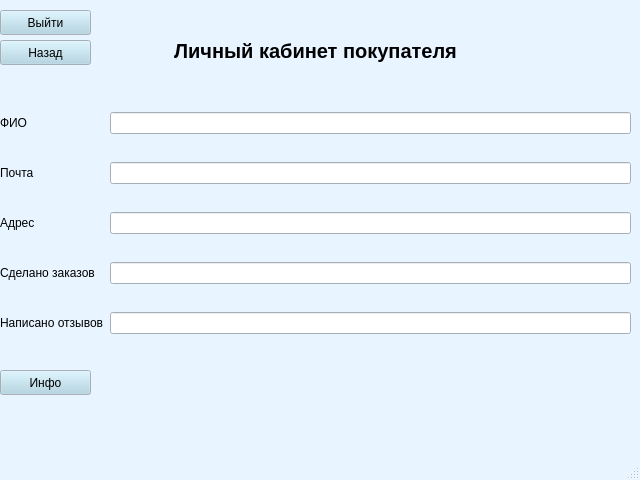
<?xml version="1.0" encoding="UTF-8"?>
<ui version="4.0">
 <class>MainWindow</class>
 <widget class="QMainWindow" name="MainWindow">
  <property name="geometry">
   <rect>
    <x>0</x>
    <y>0</y>
    <width>640</width>
    <height>480</height>
   </rect>
  </property>
  <property name="palette">
   <palette>
    <active>
     <colorrole role="WindowText">
      <brush brushstyle="SolidPattern">
       <color alpha="255">
        <red>0</red>
        <green>0</green>
        <blue>0</blue>
       </color>
      </brush>
     </colorrole>
     <colorrole role="Button">
      <brush brushstyle="SolidPattern">
       <color alpha="255">
        <red>169</red>
        <green>210</green>
        <blue>227</blue>
       </color>
      </brush>
     </colorrole>
     <colorrole role="Light">
      <brush brushstyle="SolidPattern">
       <color alpha="255">
        <red>255</red>
        <green>255</green>
        <blue>255</blue>
       </color>
      </brush>
     </colorrole>
     <colorrole role="Midlight">
      <brush brushstyle="SolidPattern">
       <color alpha="255">
        <red>238</red>
        <green>228</green>
        <blue>255</blue>
       </color>
      </brush>
     </colorrole>
     <colorrole role="Dark">
      <brush brushstyle="SolidPattern">
       <color alpha="255">
        <red>110</red>
        <green>101</green>
        <blue>127</blue>
       </color>
      </brush>
     </colorrole>
     <colorrole role="Mid">
      <brush brushstyle="SolidPattern">
       <color alpha="255">
        <red>147</red>
        <green>134</green>
        <blue>170</blue>
       </color>
      </brush>
     </colorrole>
     <colorrole role="Text">
      <brush brushstyle="SolidPattern">
       <color alpha="255">
        <red>0</red>
        <green>0</green>
        <blue>0</blue>
       </color>
      </brush>
     </colorrole>
     <colorrole role="BrightText">
      <brush brushstyle="SolidPattern">
       <color alpha="255">
        <red>255</red>
        <green>255</green>
        <blue>255</blue>
       </color>
      </brush>
     </colorrole>
     <colorrole role="ButtonText">
      <brush brushstyle="SolidPattern">
       <color alpha="255">
        <red>0</red>
        <green>0</green>
        <blue>0</blue>
       </color>
      </brush>
     </colorrole>
     <colorrole role="Base">
      <brush brushstyle="SolidPattern">
       <color alpha="255">
        <red>255</red>
        <green>255</green>
        <blue>255</blue>
       </color>
      </brush>
     </colorrole>
     <colorrole role="Window">
      <brush brushstyle="SolidPattern">
       <color alpha="255">
        <red>232</red>
        <green>244</green>
        <blue>255</blue>
       </color>
      </brush>
     </colorrole>
     <colorrole role="Shadow">
      <brush brushstyle="SolidPattern">
       <color alpha="255">
        <red>0</red>
        <green>0</green>
        <blue>0</blue>
       </color>
      </brush>
     </colorrole>
     <colorrole role="Highlight">
      <brush brushstyle="SolidPattern">
       <color alpha="255">
        <red>221</red>
        <green>202</green>
        <blue>255</blue>
       </color>
      </brush>
     </colorrole>
     <colorrole role="AlternateBase">
      <brush brushstyle="SolidPattern">
       <color alpha="255">
        <red>238</red>
        <green>228</green>
        <blue>255</blue>
       </color>
      </brush>
     </colorrole>
     <colorrole role="ToolTipBase">
      <brush brushstyle="SolidPattern">
       <color alpha="255">
        <red>255</red>
        <green>255</green>
        <blue>220</blue>
       </color>
      </brush>
     </colorrole>
     <colorrole role="ToolTipText">
      <brush brushstyle="SolidPattern">
       <color alpha="255">
        <red>0</red>
        <green>0</green>
        <blue>0</blue>
       </color>
      </brush>
     </colorrole>
     <colorrole role="PlaceholderText">
      <brush brushstyle="SolidPattern">
       <color alpha="128">
        <red>0</red>
        <green>0</green>
        <blue>0</blue>
       </color>
      </brush>
     </colorrole>
    </active>
    <inactive>
     <colorrole role="WindowText">
      <brush brushstyle="SolidPattern">
       <color alpha="255">
        <red>0</red>
        <green>0</green>
        <blue>0</blue>
       </color>
      </brush>
     </colorrole>
     <colorrole role="Button">
      <brush brushstyle="SolidPattern">
       <color alpha="255">
        <red>169</red>
        <green>210</green>
        <blue>227</blue>
       </color>
      </brush>
     </colorrole>
     <colorrole role="Light">
      <brush brushstyle="SolidPattern">
       <color alpha="255">
        <red>255</red>
        <green>255</green>
        <blue>255</blue>
       </color>
      </brush>
     </colorrole>
     <colorrole role="Midlight">
      <brush brushstyle="SolidPattern">
       <color alpha="255">
        <red>238</red>
        <green>228</green>
        <blue>255</blue>
       </color>
      </brush>
     </colorrole>
     <colorrole role="Dark">
      <brush brushstyle="SolidPattern">
       <color alpha="255">
        <red>110</red>
        <green>101</green>
        <blue>127</blue>
       </color>
      </brush>
     </colorrole>
     <colorrole role="Mid">
      <brush brushstyle="SolidPattern">
       <color alpha="255">
        <red>147</red>
        <green>134</green>
        <blue>170</blue>
       </color>
      </brush>
     </colorrole>
     <colorrole role="Text">
      <brush brushstyle="SolidPattern">
       <color alpha="255">
        <red>0</red>
        <green>0</green>
        <blue>0</blue>
       </color>
      </brush>
     </colorrole>
     <colorrole role="BrightText">
      <brush brushstyle="SolidPattern">
       <color alpha="255">
        <red>255</red>
        <green>255</green>
        <blue>255</blue>
       </color>
      </brush>
     </colorrole>
     <colorrole role="ButtonText">
      <brush brushstyle="SolidPattern">
       <color alpha="255">
        <red>0</red>
        <green>0</green>
        <blue>0</blue>
       </color>
      </brush>
     </colorrole>
     <colorrole role="Base">
      <brush brushstyle="SolidPattern">
       <color alpha="255">
        <red>255</red>
        <green>255</green>
        <blue>255</blue>
       </color>
      </brush>
     </colorrole>
     <colorrole role="Window">
      <brush brushstyle="SolidPattern">
       <color alpha="255">
        <red>232</red>
        <green>244</green>
        <blue>255</blue>
       </color>
      </brush>
     </colorrole>
     <colorrole role="Shadow">
      <brush brushstyle="SolidPattern">
       <color alpha="255">
        <red>0</red>
        <green>0</green>
        <blue>0</blue>
       </color>
      </brush>
     </colorrole>
     <colorrole role="Highlight">
      <brush brushstyle="SolidPattern">
       <color alpha="255">
        <red>221</red>
        <green>202</green>
        <blue>255</blue>
       </color>
      </brush>
     </colorrole>
     <colorrole role="AlternateBase">
      <brush brushstyle="SolidPattern">
       <color alpha="255">
        <red>238</red>
        <green>228</green>
        <blue>255</blue>
       </color>
      </brush>
     </colorrole>
     <colorrole role="ToolTipBase">
      <brush brushstyle="SolidPattern">
       <color alpha="255">
        <red>255</red>
        <green>255</green>
        <blue>220</blue>
       </color>
      </brush>
     </colorrole>
     <colorrole role="ToolTipText">
      <brush brushstyle="SolidPattern">
       <color alpha="255">
        <red>0</red>
        <green>0</green>
        <blue>0</blue>
       </color>
      </brush>
     </colorrole>
     <colorrole role="PlaceholderText">
      <brush brushstyle="SolidPattern">
       <color alpha="128">
        <red>0</red>
        <green>0</green>
        <blue>0</blue>
       </color>
      </brush>
     </colorrole>
    </inactive>
    <disabled>
     <colorrole role="WindowText">
      <brush brushstyle="SolidPattern">
       <color alpha="255">
        <red>110</red>
        <green>101</green>
        <blue>127</blue>
       </color>
      </brush>
     </colorrole>
     <colorrole role="Button">
      <brush brushstyle="SolidPattern">
       <color alpha="255">
        <red>169</red>
        <green>210</green>
        <blue>227</blue>
       </color>
      </brush>
     </colorrole>
     <colorrole role="Light">
      <brush brushstyle="SolidPattern">
       <color alpha="255">
        <red>255</red>
        <green>255</green>
        <blue>255</blue>
       </color>
      </brush>
     </colorrole>
     <colorrole role="Midlight">
      <brush brushstyle="SolidPattern">
       <color alpha="255">
        <red>238</red>
        <green>228</green>
        <blue>255</blue>
       </color>
      </brush>
     </colorrole>
     <colorrole role="Dark">
      <brush brushstyle="SolidPattern">
       <color alpha="255">
        <red>110</red>
        <green>101</green>
        <blue>127</blue>
       </color>
      </brush>
     </colorrole>
     <colorrole role="Mid">
      <brush brushstyle="SolidPattern">
       <color alpha="255">
        <red>147</red>
        <green>134</green>
        <blue>170</blue>
       </color>
      </brush>
     </colorrole>
     <colorrole role="Text">
      <brush brushstyle="SolidPattern">
       <color alpha="255">
        <red>110</red>
        <green>101</green>
        <blue>127</blue>
       </color>
      </brush>
     </colorrole>
     <colorrole role="BrightText">
      <brush brushstyle="SolidPattern">
       <color alpha="255">
        <red>255</red>
        <green>255</green>
        <blue>255</blue>
       </color>
      </brush>
     </colorrole>
     <colorrole role="ButtonText">
      <brush brushstyle="SolidPattern">
       <color alpha="255">
        <red>110</red>
        <green>101</green>
        <blue>127</blue>
       </color>
      </brush>
     </colorrole>
     <colorrole role="Base">
      <brush brushstyle="SolidPattern">
       <color alpha="255">
        <red>232</red>
        <green>244</green>
        <blue>255</blue>
       </color>
      </brush>
     </colorrole>
     <colorrole role="Window">
      <brush brushstyle="SolidPattern">
       <color alpha="255">
        <red>232</red>
        <green>244</green>
        <blue>255</blue>
       </color>
      </brush>
     </colorrole>
     <colorrole role="Shadow">
      <brush brushstyle="SolidPattern">
       <color alpha="255">
        <red>0</red>
        <green>0</green>
        <blue>0</blue>
       </color>
      </brush>
     </colorrole>
     <colorrole role="Highlight">
      <brush brushstyle="SolidPattern">
       <color alpha="255">
        <red>145</red>
        <green>145</green>
        <blue>145</blue>
       </color>
      </brush>
     </colorrole>
     <colorrole role="AlternateBase">
      <brush brushstyle="SolidPattern">
       <color alpha="255">
        <red>221</red>
        <green>202</green>
        <blue>255</blue>
       </color>
      </brush>
     </colorrole>
     <colorrole role="ToolTipBase">
      <brush brushstyle="SolidPattern">
       <color alpha="255">
        <red>255</red>
        <green>255</green>
        <blue>220</blue>
       </color>
      </brush>
     </colorrole>
     <colorrole role="ToolTipText">
      <brush brushstyle="SolidPattern">
       <color alpha="255">
        <red>0</red>
        <green>0</green>
        <blue>0</blue>
       </color>
      </brush>
     </colorrole>
     <colorrole role="PlaceholderText">
      <brush brushstyle="SolidPattern">
       <color alpha="128">
        <red>0</red>
        <green>0</green>
        <blue>0</blue>
       </color>
      </brush>
     </colorrole>
    </disabled>
   </palette>
  </property>
  <property name="windowTitle">
   <string>MainWindow</string>
  </property>
  <widget class="QWidget" name="centralwidget">
   <widget class="QWidget" name="gridLayoutWidget_2">
    <property name="geometry">
     <rect>
      <x>0</x>
      <y>90</y>
      <width>631</width>
      <height>271</height>
     </rect>
    </property>
    <layout class="QGridLayout" name="gridLayout_2">
     <property name="leftMargin">
      <number>0</number>
     </property>
     <property name="topMargin">
      <number>0</number>
     </property>
     <property name="bottomMargin">
      <number>0</number>
     </property>
     <property name="verticalSpacing">
      <number>6</number>
     </property>
     <item row="2" column="1">
      <widget class="QLineEdit" name="fio">
       <property name="readOnly">
        <bool>true</bool>
       </property>
      </widget>
     </item>
     <item row="4" column="1">
      <widget class="QLineEdit" name="email">
       <property name="readOnly">
        <bool>true</bool>
       </property>
      </widget>
     </item>
     <item row="4" column="0">
      <widget class="QLabel" name="label_4">
       <property name="text">
        <string>Почта</string>
       </property>
      </widget>
     </item>
     <item row="6" column="0">
      <widget class="QLabel" name="label_6">
       <property name="text">
        <string>Сделано заказов</string>
       </property>
      </widget>
     </item>
     <item row="6" column="1">
      <widget class="QLineEdit" name="sales">
       <property name="text">
        <string/>
       </property>
       <property name="readOnly">
        <bool>true</bool>
       </property>
      </widget>
     </item>
     <item row="2" column="0">
      <widget class="QLabel" name="label_2">
       <property name="text">
        <string>ФИО</string>
       </property>
      </widget>
     </item>
     <item row="7" column="0">
      <widget class="QLabel" name="label_7">
       <property name="text">
        <string>Написано отзывов</string>
       </property>
      </widget>
     </item>
     <item row="7" column="1">
      <widget class="QLineEdit" name="reviews">
       <property name="readOnly">
        <bool>true</bool>
       </property>
      </widget>
     </item>
     <item row="5" column="0">
      <widget class="QLabel" name="label_5">
       <property name="text">
        <string>Адрес</string>
       </property>
      </widget>
     </item>
     <item row="5" column="1">
      <widget class="QLineEdit" name="address">
       <property name="readOnly">
        <bool>true</bool>
       </property>
      </widget>
     </item>
    </layout>
   </widget>
   <widget class="QLabel" name="label">
    <property name="geometry">
     <rect>
      <x>140</x>
      <y>20</y>
      <width>351</width>
      <height>62</height>
     </rect>
    </property>
    <property name="palette">
     <palette>
      <active>
       <colorrole role="Button">
        <brush brushstyle="SolidPattern">
         <color alpha="255">
          <red>173</red>
          <green>127</green>
          <blue>168</blue>
         </color>
        </brush>
       </colorrole>
      </active>
      <inactive>
       <colorrole role="Button">
        <brush brushstyle="SolidPattern">
         <color alpha="255">
          <red>173</red>
          <green>127</green>
          <blue>168</blue>
         </color>
        </brush>
       </colorrole>
      </inactive>
      <disabled>
       <colorrole role="Button">
        <brush brushstyle="SolidPattern">
         <color alpha="255">
          <red>173</red>
          <green>127</green>
          <blue>168</blue>
         </color>
        </brush>
       </colorrole>
      </disabled>
     </palette>
    </property>
    <property name="font">
     <font>
      <pointsize>15</pointsize>
      <italic>false</italic>
      <strikeout>false</strikeout>
      <kerning>true</kerning>
     </font>
    </property>
    <property name="text">
     <string>&lt;html&gt;&lt;head/&gt;&lt;body&gt;&lt;p align=&quot;center&quot;&gt;&lt;span style=&quot; font-weight:600;&quot;&gt;Личный кабинет покупателя&lt;/span&gt;&lt;/p&gt;&lt;/body&gt;&lt;/html&gt;</string>
    </property>
   </widget>
   <widget class="QPushButton" name="exit">
    <property name="geometry">
     <rect>
      <x>0</x>
      <y>10</y>
      <width>91</width>
      <height>25</height>
     </rect>
    </property>
    <property name="text">
     <string>Выйти</string>
    </property>
   </widget>
   <widget class="QPushButton" name="exit_2">
    <property name="geometry">
     <rect>
      <x>0</x>
      <y>40</y>
      <width>91</width>
      <height>25</height>
     </rect>
    </property>
    <property name="text">
     <string>Назад</string>
    </property>
   </widget>
   <widget class="QPushButton" name="info">
    <property name="geometry">
     <rect>
      <x>0</x>
      <y>370</y>
      <width>91</width>
      <height>25</height>
     </rect>
    </property>
    <property name="text">
     <string>Инфо</string>
    </property>
   </widget>
  </widget>
  <widget class="QMenuBar" name="menubar">
   <property name="geometry">
    <rect>
     <x>0</x>
     <y>0</y>
     <width>640</width>
     <height>22</height>
    </rect>
   </property>
  </widget>
  <widget class="QStatusBar" name="statusbar"/>
 </widget>
 <resources/>
 <connections/>
</ui>
